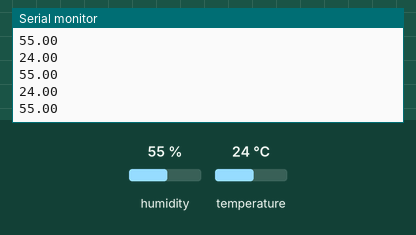
A sketch run on a simulated Arduino Uno, built with avr-gcc and run on an emulated ATmega328P. Shown: the last lines printed to the serial monitor. The test bench sets the inputs (shaded band); at power-on: humidity 55 %, temperature 24 °C.

Above: at 3.8 s.
3.9 s: humidity set to 22 %
At 6.6 s:
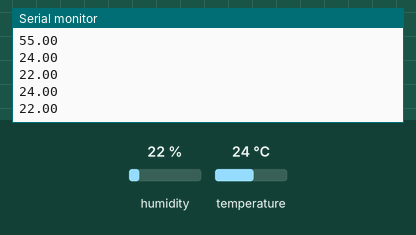
6.8 s: temperature set to 12 °C
At 7.5 s:
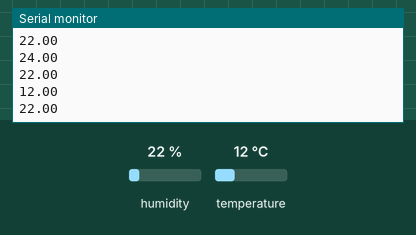
9.7 s: humidity set to 40 %
At 12.0 s:
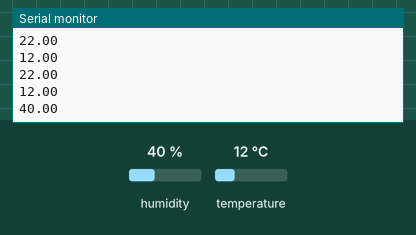
Timing chart, 0 to 13.5 s (numbered marks = the images above; inputs shaded):
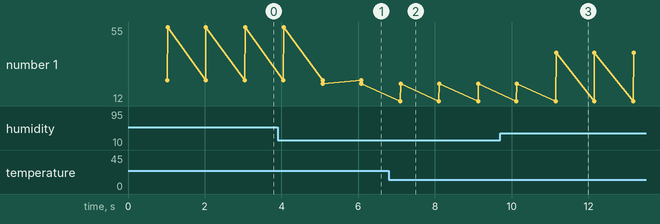

Measured:
- after the input at 3.9 s, the serial monitor: prints a new line after 1.2 s (image 1)
- after the input at 6.8 s, the serial monitor: prints a new line after 0.30 s (image 2)
- after the input at 9.7 s, the serial monitor: prints a new line after 1.5 s (image 3)
- plotted number 1: 55 → 22 after the input at 3.9 s, 22 → 40 after the input at 9.7 s

The sketch:

sketch_oct7a.ino
```cpp
/*
Data : 19-09-2024
Developer: Tatiana D
Sketch descrition: Get temperature and humidity from DHT11 Sensor
*/
#include "DHT.h"
#define DHTTYPE DHT11
#define DHTPIN 5

float temp = 0;
float hum = 0;
DHT dht(DHTPIN,DHTTYPE);

void setup() {

  dht.begin();
  Serial.begin(9600);

}

void loop() {

  delay(1000);

  temp = dht.readTemperature();
  hum =dht.readHumidity();

  if(isnan(temp) || isnan(hum)){
    return;
  }

  Serial.println(temp);
  Serial.println(hum);

}
```
